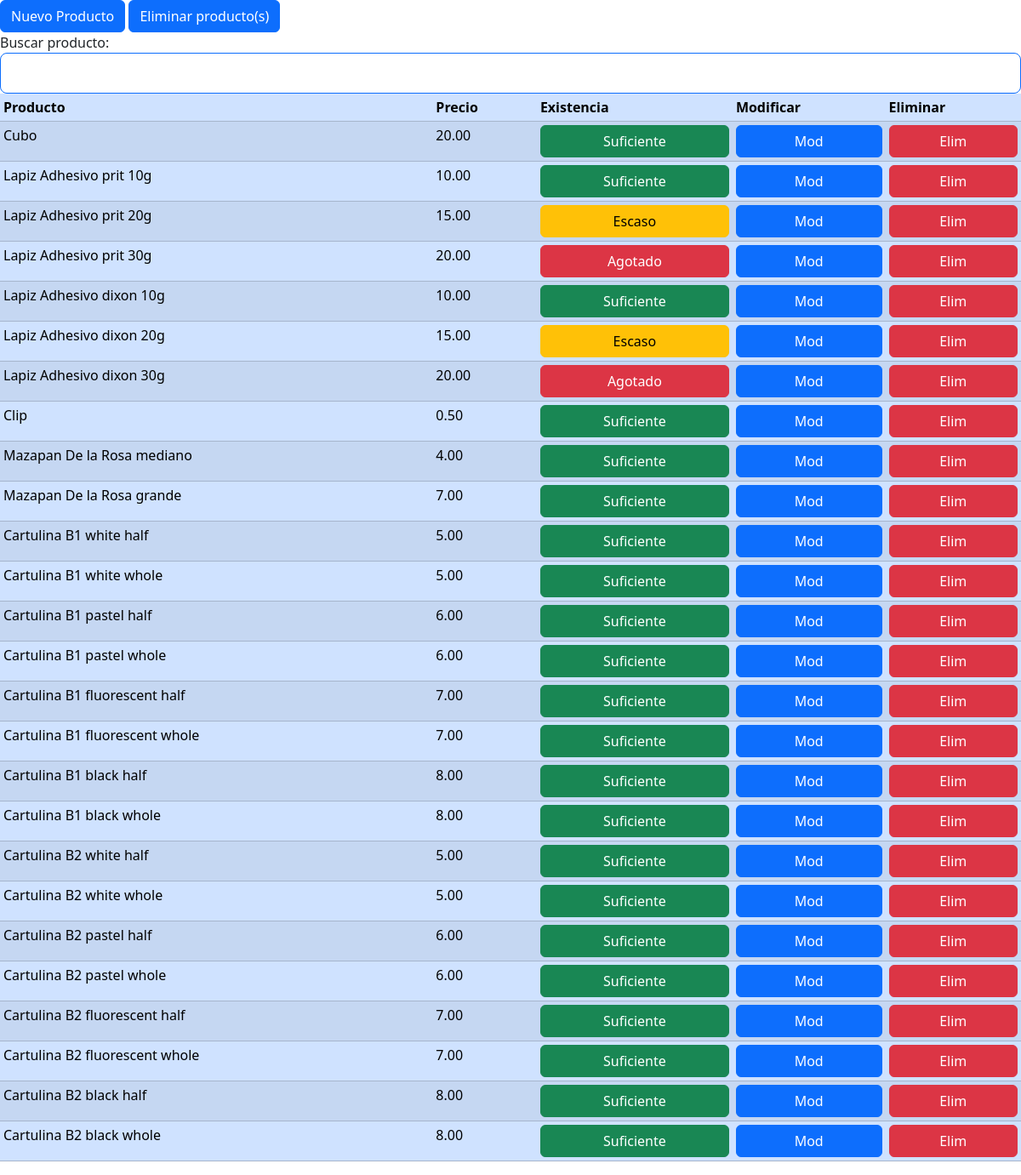
Before: / with the older database file.
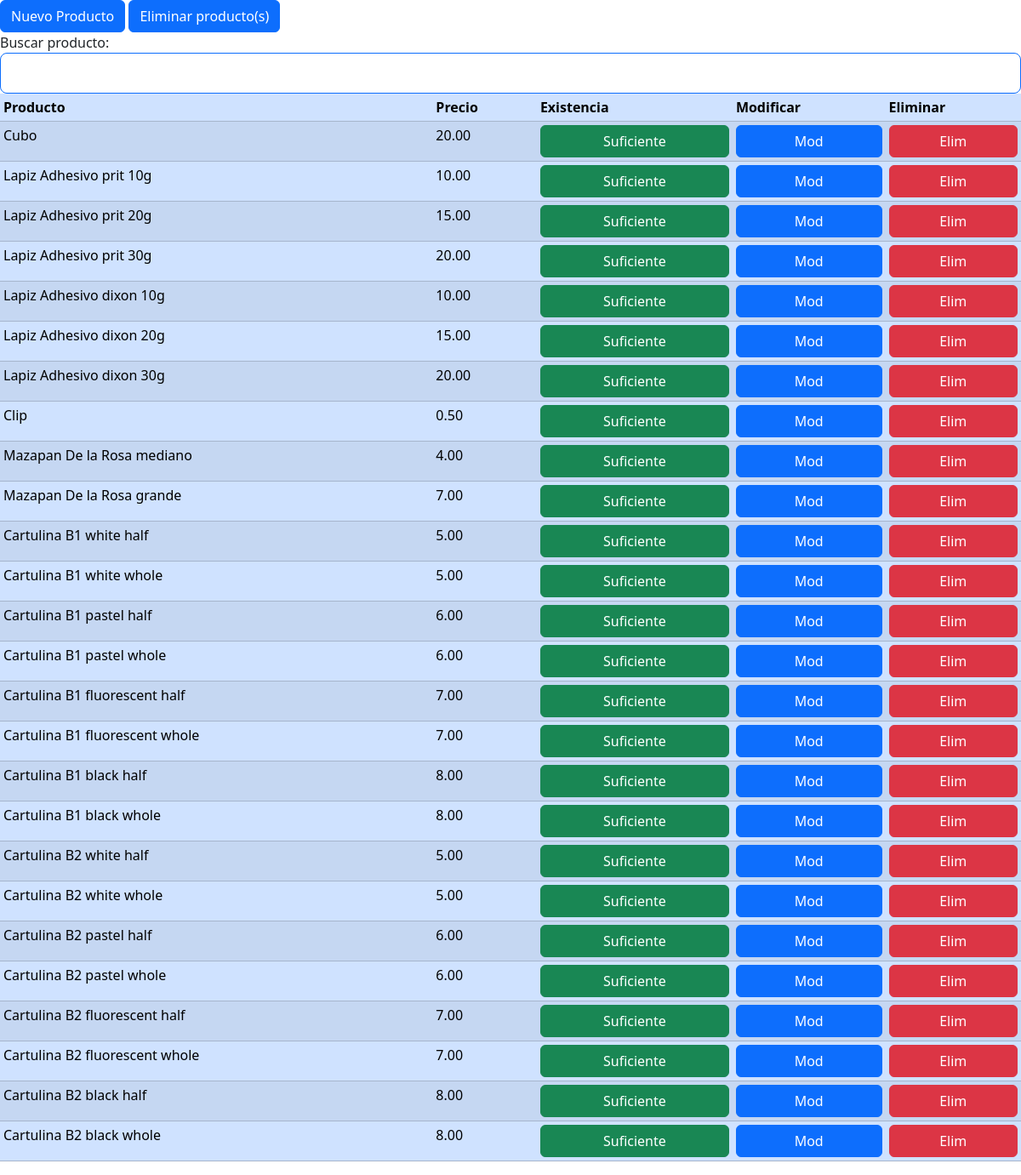
After: the same page with the newer database file.
### models.py (models this page shows)
    class BaseModel(Model):
        class Meta:
            database = db

    class Product(BaseModel):
        name = TextField(unique=True)
        class Meta:
            table_name = 'product'

    class ProductVariant(BaseModel):
        brand = TextField(constraints=[SQL("DEFAULT 'no_brand'")])
        color = IntegerField(constraints=[SQL("DEFAULT 'no_color'")])
        existence = ForeignKeyField(column_name='existence_id', constraints=[SQL("DEFAULT 1")], field='id', model=Existence)
        package_content_id = IntegerField(null=True)
        package_is_top = BooleanField(constraints=[SQL("DEFAULT TRUE")])
        package_size = IntegerField(constraints=[SQL("DEFAULT 1")])
        presentation = ForeignKeyField(column_name='presentation_id', constraints=[SQL("DEFAULT 1")], field='id', model=Presentation)
        price = DecimalField(null=True)
        product = ForeignKeyField(column_name='product_id', field='id', model=Product)
        tamano = TextField(constraints=[SQL("DEFAULT 'no_tamano'")])
        class Meta:
            table_name = 'product_variant'
            indexes = (
                (('product', 'brand', 'presentation', 'package_size', 'package_content_id', 'color', 'tamano'), True),
            )

### routes/web.py (the view)
@web_bp.route('/')
def main():
    formatted_variants = []
    query =(
        userdb.ProductVariant.select()
        .where(userdb.ProductVariant.package_content_id.is_null(True))
    )
    for variant in query:
        str_variant = f'{variant.product.name}'
        if variant.brand != dbc.NO_BRAND:
            str_variant += f' {variant.brand}'
        if variant.color != dbc.NO_COLOR:
            str_variant += f' {variant.color}'
        if variant.tamano != dbc.NO_TAMANO:
            str_variant += f' {variant.tamano}'
        formatted_variants.append(str_variant)
    return render_template('product_list.html',
                           query=query,
                           formatted_variants=formatted_variants,
                           existence=existence,
                           zip=zip)

### templates/product_list.html
{% include "page_start.html" %}
<section>
    <button class="btn btn-primary">Nuevo Producto</button>
    <button class="btn btn-primary">Eliminar producto(s)</button>
</section>
<section id="product_list">
    Buscar producto:
    <input id="filter_product_list" type="text"
        class="form-control form-control-lg border-primary">
    <table class="table table-sm table-primary table-striped">
        <thead>
            <tr>
                {% for column in ('Producto', 'Precio', 'Existencia', 'Modificar', 'Eliminar') %}
                    <th>{{ column }}</th>
                {% endfor %}
            </tr>
        </thead>
        <tbody>
            {% for variant, fvariant in zip(query, formatted_variants) %}
                <tr>
                    <td>{{ fvariant }}</td>
                    <td>{{ variant.price|round(2) }}</td>
                    {% if variant.existence_id == existence['plenty'] %}
                        {% set btn_class = 'btn-success' %}
                        {% set btn_msg = 'Suficiente' %}
                    {% elif variant.existence_id == existence['scarce'] %}
                        {% set btn_class = 'btn-warning' %}
                        {% set btn_msg = 'Escaso' %}
                    {% elif variant.existence_id == existence['depleted'] %}
                        {% set btn_class = 'btn-danger' %}
                        {% set btn_msg = 'Agotado' %}
                    {% endif %}
                    <td>
                        <button type="button"
                                value="{{ variant.id }}"
                                class="btn {{ btn_class }} row-button
                                button-existence">
                            {{ btn_msg }}
                        </button>
                    </td>
                    <td>
                        <button type="button"
                                class="row-button btn btn-primary">
                            Mod
                        </button>
                    </td>
                    <td>
                        <button type="button"
                                class="row-button btn btn-danger">
                            Elim
                        </button>
                    </td>
                </tr>
            {% endfor %}
        </tbody>
    </table>
</section>
{% include "page_end.html" %}

### templates/page_start.html
<!DOCTYPE html>
<html>
    <head>
        <link rel="stylesheet" href="{{ url_for('static', filename='css/style.css') }}">
        <link href="https://cdn.jsdelivr.net/npm/bootstrap@5.3.3/dist/css/bootstrap.min.css"
          rel="stylesheet">
    </head>
    <body>

### templates/page_end.html (shortened to what this page needs)
    </body>
</html>

### static/css/style.css (style rules this page uses)
.row-button { width: 100%; height: 100%; }

Changed rows visible on the page:
changed ProductVariant (number 2 of 24 on the later page): btn_msg "Escaso" → "Suficiente"
changed ProductVariant (number 3 of 24 on the later page): btn_msg "Agotado" → "Suficiente"
changed ProductVariant (number 5 of 24 on the later page): btn_msg "Escaso" → "Suficiente"
changed ProductVariant (number 6 of 24 on the later page): btn_msg "Agotado" → "Suficiente"
